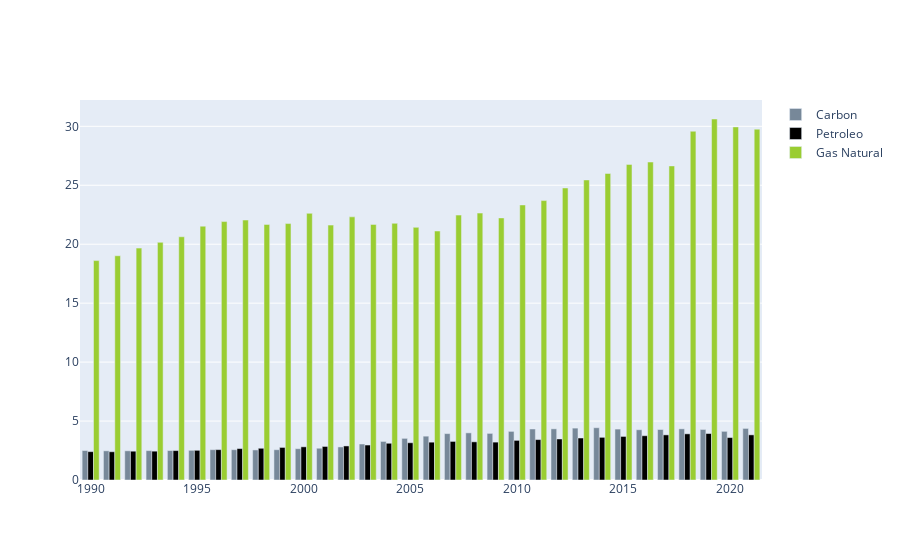

Notebook cell for this chart:
### Code cell
grafica=grafica_consumo_fosil('United States')
grafica
